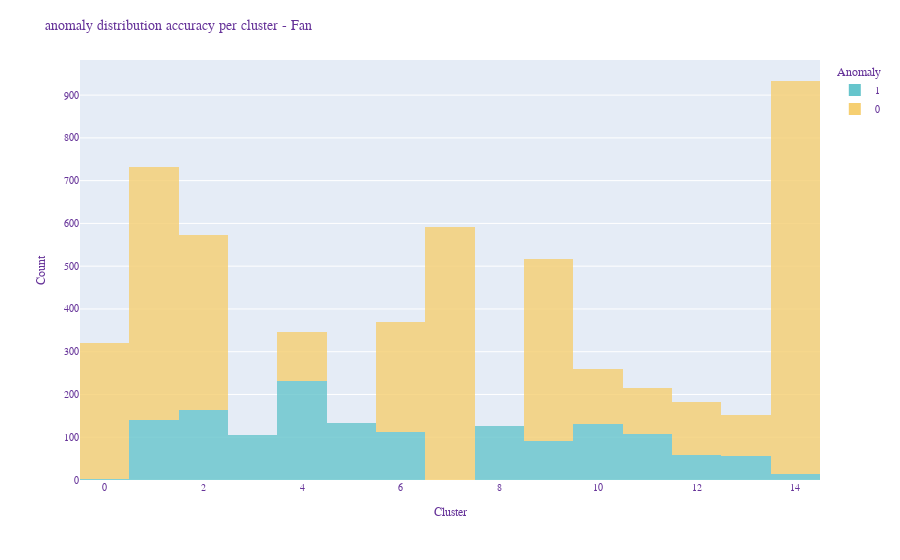

Notebook source saved alongside this figure:
### Code cell
fig = px.histogram(
    color=fans["anomaly"], 
    x=cluster_labels, 
    opacity = 0.8, 
    color_discrete_sequence=px.colors.qualitative.Pastel)

fig.update_layout(
    title_text="anomaly distribution accuracy per cluster - Fan",
    xaxis_title="Cluster",
    yaxis_title="Count",
    legend_title="Anomaly",
    font=dict(
            family="Courier New, monospace",
            size=10,
            color="RebeccaPurple"
    ))

fig.show()

# Using the supposedly optimal number of clusters We get this distribution.
# clusters 4, 8 and 13 seem almost entirely normal.
# The distribution of the abnormal samples is spaced out, but there are some entirely different ones there.

### Figure 1 — Plotly figure (JSON) as saved in the notebook; plotly's stock layout.template omitted (floating-point values rounded to 4 significant figures; data arrays with more than 128 entries replaced by an {"elided": "..."} marker saying what was removed)
{"data": [{"alignmentgroup": "True", "bingroup": "x", "hovertemplate": "color=1<br>x=%{x}<br>count=%{y}<extra></extra>", "legendgroup": "1", "marker": {"color": "rgb(102, 197, 204)", "opacity": 0.8, "pattern": {"shape": ""}}, "name": "1", "offsetgroup": "1", "orientation": "v", "showlegend": true, "type": "histogram", "x": {"elided": "1475 int values"}, "xaxis": "x", "yaxis": "y"}, {"alignmentgroup": "True", "bingroup": "x", "hovertemplate": "color=0<br>x=%{x}<br>count=%{y}<extra></extra>", "legendgroup": "0", "marker": {"color": "rgb(246, 207, 113)", "opacity": 0.8, "pattern": {"shape": ""}}, "name": "0", "offsetgroup": "0", "orientation": "v", "showlegend": true, "type": "histogram", "x": {"elided": "4075 int values"}, "xaxis": "x", "yaxis": "y"}], "layout": {"barmode": "relative", "font": {"color": "RebeccaPurple", "family": "Courier New, monospace", "size": 10}, "legend": {"title": {"text": "Anomaly"}, "tracegroupgap": 0}, "margin": {"t": 60}, "title": {"text": "anomaly distribution accuracy per cluster - Fan"}, "xaxis": {"anchor": "y", "domain": [0, 1], "title": {"text": "Cluster"}}, "yaxis": {"anchor": "x", "domain": [0, 1], "title": {"text": "Count"}}}}
